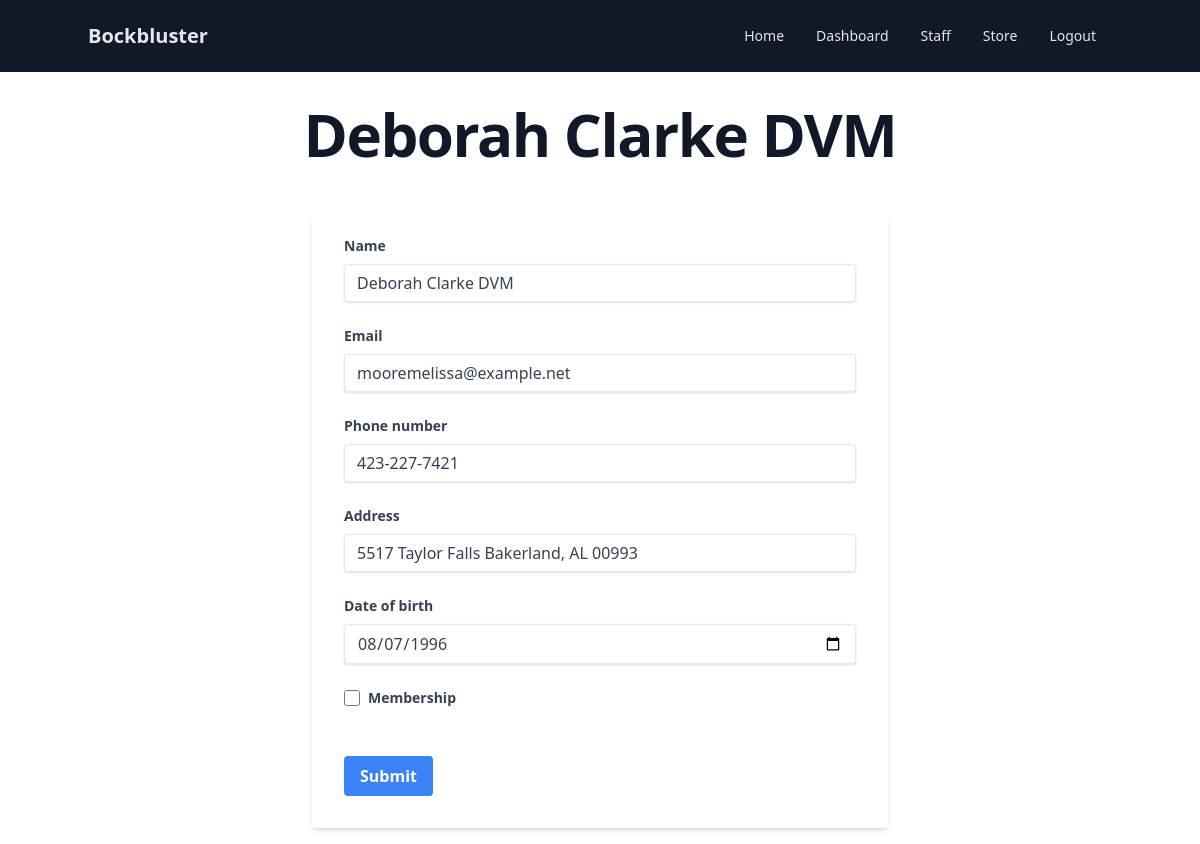
Page /update_customer_form.php?CID=50 (signed in) on the committed database.
### tables this page shows
create table CUSTOMER(
    CID int auto_increment,
    name varchar(100),
    email varchar(100),
    address varchar(100),
    phone varchar(20),
    dob date,
    membership boolean,
    primary key (CID)
);

### compatibility/fetch.php (called while the page is built, shortened)
<?php
    function fetch($statement)
    {
        if ($statement->num_rows > 0)
        {
            $metadata = $statement->result_metadata();
            $result = array();
            $parameters = array();
            while ($field = $metadata->fetch_field())
            {
                $parameters[] = &$result[$field->name];
            }
            call_user_func_array(
                array($statement, "bind_result"),
                $parameters
            );
            $row = $statement->fetch();
            if ($row)
                return $result;
        }
        return null;
    }
?>

### update_customer_form.php (the view, shortened to what this page needs)
<?php
    include_once("connection.php");
    include_once "compatibility/fetch.php";
    include_once("component/header.php");
    $CID = isset($_GET["CID"]);
    if ($CID) {
        $sql = "select * from CUSTOMER where CID=?";
        $statement = $connection->prepare($sql);
        $statement->bind_param("s", $_GET["CID"]);
        $statement->execute();
        $statement->store_result();
        $customer = fetch($statement);
        $membership = $customer["membership"] ? "checked" : "";
    } else {
        echo "Please enter a customer ID to update.";
        return;
    }
    include_once("component/footer.php");
?>
<main>
    <h1 class="mt-8 mb-12 text-4xl font-extrabold tracking-tight leading-none text-gray-900 md:text-5xl lg:text-6xl">
        <a href="update_customer_form.php?CID=<?= $customer["CID"]; ?>"><?= $customer["name"]; ?></a>
    </h1>
    <div class="flex items-center justify-center h-fit">
        <div class="w-full max-w-xl">
            <form action="update_customer.php" method=post class="bg-white shadow-md rounded px-8 pt-6 pb-8 mb-4">
                <div class="mb-6">
                    <label class="block text-gray-700 text-sm font-bold mb-2" for="name">Name</label>
                    <input class="shadow appearance-none border rounded w-full py-2 px-3 text-gray-700 leading-tight focus:outline-none focus:shadow-outline" id="name" name="name" type="text" value="<?= $customer["name"]; ?>" placeholder="John Doe" required>
                </div>
                <div class="mb-6">
                    <label class="block text-gray-700 text-sm font-bold mb-2" for="email">Email</label>
                    <input class="shadow appearance-none border rounded w-full py-2 px-3 text-gray-700 leading-tight focus:outline-none focus:shadow-outline" id="email" name="email" type="text" value="<?= $customer["email"]; ?>" placeholder="johndoe@example.com" required>
                </div>
                <div class="mb-6">
                    <label class="block text-gray-700 text-sm font-bold mb-2" for="phone">Phone number</label>
                    <input class="shadow appearance-none border rounded w-full py-2 px-3 text-gray-700 leading-tight focus:outline-none focus:shadow-outline" id="phone" name="phone" type="tel" value="<?= $customer["phone"]; ?>" placeholder="403-555-5555" required>
                </div>
                <div class="mb-6">
                    <label class="block text-gray-700 text-sm font-bold mb-2" for="address">Address</label>
                    <input class="shadow appearance-none border rounded w-full py-2 px-3 text-gray-700 leading-tight focus:outline-none focus:shadow-outline" id="address" name="address" type="text" value="<?= $customer["address"]; ?>" placeholder="123 Street, NW, Lethbridge, AB" required>
                </div>
                <div class="mb-6">
                    <label class="block text-gray-700 text-sm font-bold mb-2" for="dob">Date of birth</label>
                    <input class="shadow appearance-none border rounded w-full py-2 px-3 text-gray-700 leading-tight focus:outline-none focus:shadow-outline" id="dob" name="dob" type="date" value="<?= $customer["dob"]; ?>" placeholder="1975-01-01" required>
                </div>
                <div class="mb-12">
                    <div class="flex items-center">
                        <input id="membership" name="membership" type="checkbox" <?= $membership; ?> class="w-4 h-4 text-blue-600 bg-gray-100 rounded border-gray-300 focus:ring-blue-500 focus:ring-2">
                        <label for="membership" class="ml-2 text-gray-700 text-sm font-bold">Membership</label>
                    </div>
                </div>
                <div class="flex items-center">
                    <button class="bg-blue-500 hover:bg-blue-700 text-white font-bold py-2 px-4 rounded focus:outline-none focus:shadow-outline" type=submit name="submit">Submit</button>
                </div>
            </form>
        </div>
    </div>
</main>

### css/index.css (style rules this page uses)
h1 { text-align: center; }

### rows in the picture
customer: name "Deborah Clarke DVM", email "mooremelissa@example.net", phone "423-227-7421", address "5517 Taylor Falls Bakerland, AL 00993", dob "08/07/1996"
